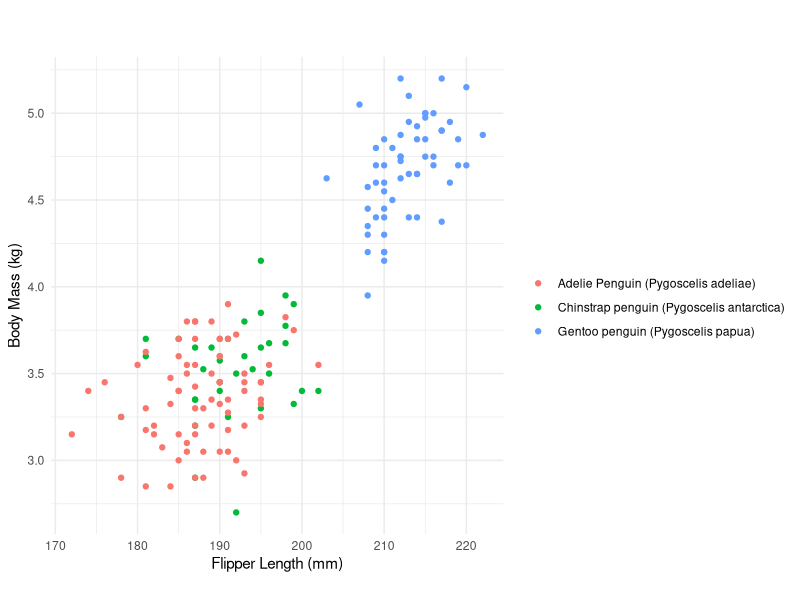

Write R code to recreate this figure.
## ---- chunk 1
knitr::opts_chunk$set(echo = TRUE)
## ---- chunk 2
library(tidyverse)

## ---- chunk 3
penguin_species <- read_csv("lter_penguin_species.csv")
## ---- chunk 4
penguin_subset <- penguin_species %>% 
  select(species:sex,-region) %>% 
  filter(sex == "FEMALE") %>% 
  mutate(body_mass_kg = body_mass_g/1000)
## ---- chunk 5
ggplot(penguin_subset, aes(x = flipper_length_mm, y = body_mass_kg, color = species)) +
  geom_point() +
  labs(title = "",
    subtitle = "",
    caption = "",
    x = "Flipper Length (mm)",
    y = "Body Mass (kg)",
    col = "") + 
    theme_minimal() +  
    # This centers our title and subtitle  
    theme(plot.title = element_text(hjust= 0.5),
          plot.subtitle = element_text(hjust= 0.5))
